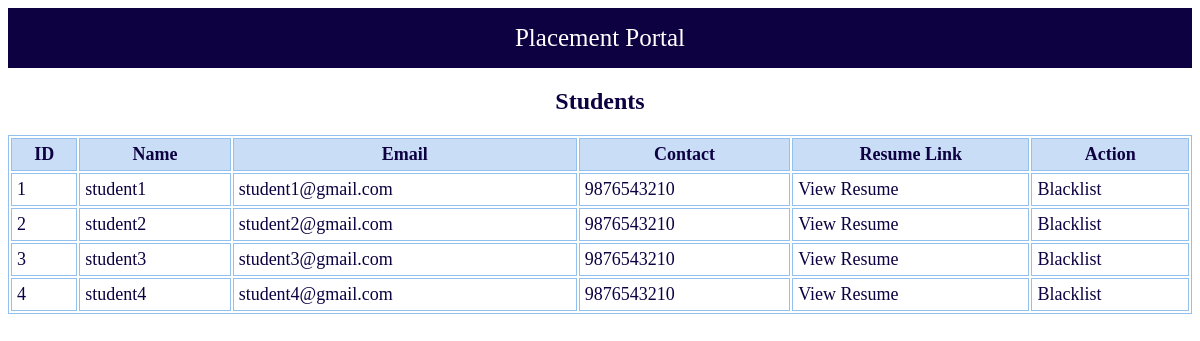
/admin/students (signed in), run on the app's committed database.
### tables this page shows
CREATE TABLE students(
        id INTEGER PRIMARY KEY AUTOINCREMENT,
        name TEXT NOT NULL,
        email TEXT UNIQUE NOT NULL,
        password TEXT NOT NULL,
        contact TEXT,
        resume TEXT,
        status TEXT NOT NULL DEFAULT 'active'
    );

### app.py (the view)
@app.route("/admin/students")
def admin_students():
    if "admin" not in session:
        return redirect("/")
    db = get_db()
    students = db.execute("""
        SELECT * FROM students
    """).fetchall()
    return render_template("admin/students.html", students=students)

### database.py (called while the page is built)
def get_db():
    conn = sqlite3.connect("placement.db")
    conn.row_factory = sqlite3.Row
    return conn

### templates/admin/students.html
{% extends "base.html" %}
{% block content %}
<h2>Students</h2>
<table class="table table-border">
    <tr>
        <th>ID</th>
        <th>Name</th>
        <th>Email</th>
        <th>Contact</th>
        <th>Resume Link</th>
        <th>Action</th>
    </tr>
    {% for s in students %}
    <tr>
        <td>{{ s.id }}</td>
        <td>{{ s.name }}</td>
        <td>{{ s.email }}</td>
        <td>{{ s.contact }}</td>
        <td>
            {% if s.resume %}
            <a href="{{ s.resume }}" target="_blank">View Resume</a>
            {% else %}
            No Resume
            {% endif %}
        </td>
        <td>
            <a href="/admin/blacklist_student/{{ s.id }}">Blacklist</a>
        </td>
    </tr>
    {% endfor %}
</table>
{% endblock %}

### static/style.css (style rules this page uses)
h2 { color: #0d0141; text-align: center; }
a { text-decoration: none; color: #0d0141; font-size: 18px; }
.table-border { border: 1px solid #92c1ef; width: 100%; color: #0d0141; }
.table-border th, .table-border td { border: 1px solid #92c1ef; padding: 5px; font-size: 18px; }
th { background-color: #caddf7; }

### data on the page
students: id "1", name "student1", email "student1@gmail.com", contact "9876543210"
students: id "2", name "student2", email "student2@gmail.com", contact "9876543210"
students: id "3", name "student3", email "student3@gmail.com", contact "9876543210"
students: id "4", name "student4", email "student4@gmail.com", contact "9876543210"
